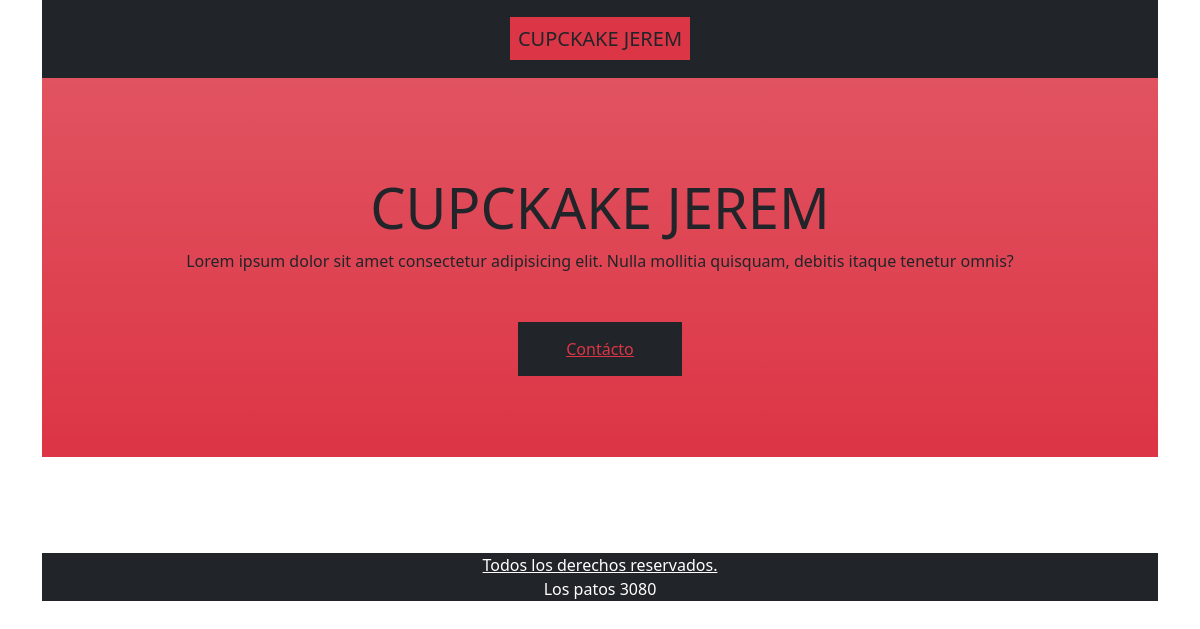
Before: / with the older database file.
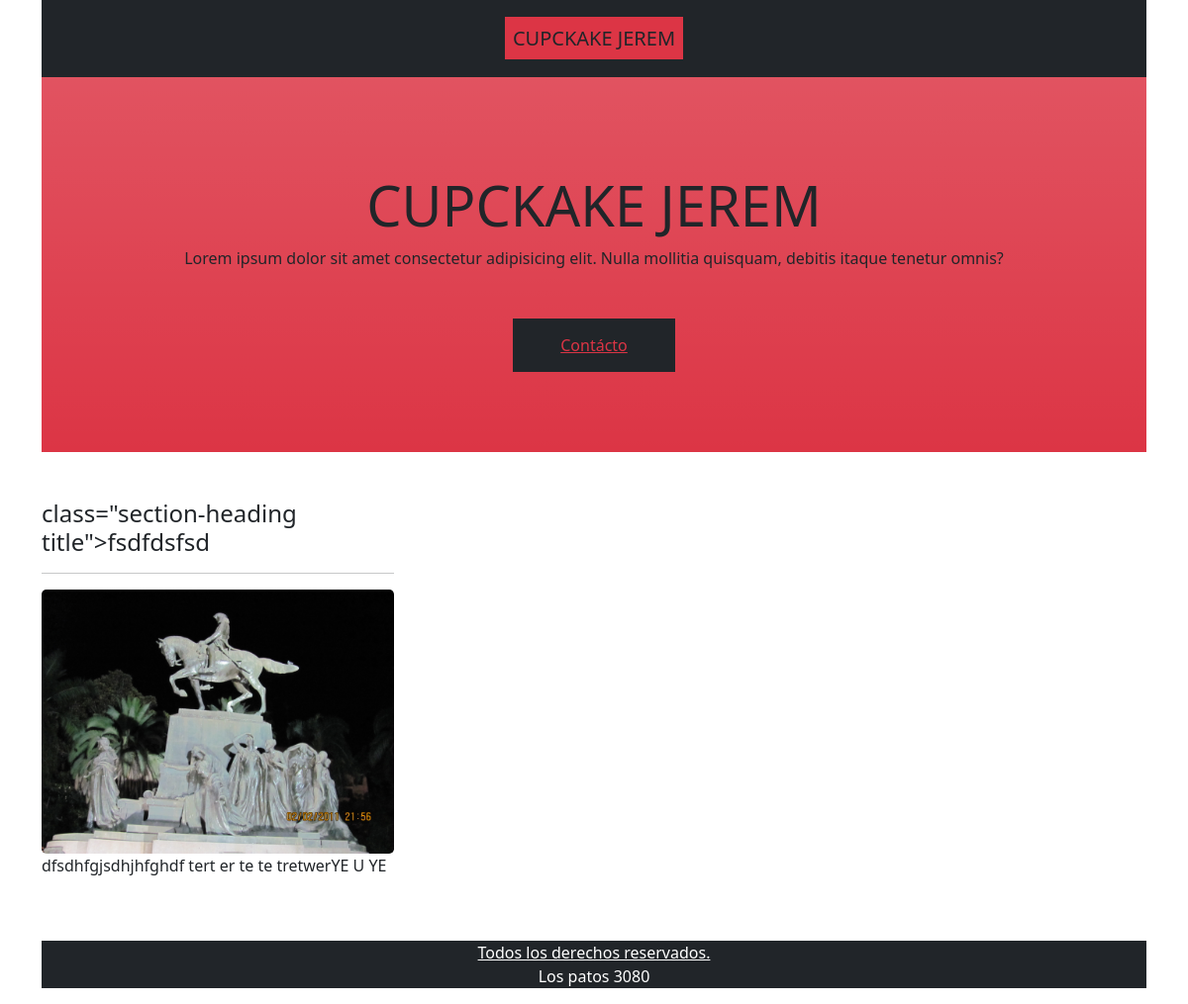
After: the same page with the newer database file.
### core/models.py (models this page shows, shortened)
class Project(models.Model):
    title = models.CharField(verbose_name='Título', max_length=50)
    description = models.TextField(verbose_name='Descripción')
    image = models.ImageField(verbose_name='Imagen', upload_to='project')
    created = models.DateTimeField(auto_now_add=True, verbose_name='Fecha de creación')
    class Meta:
        verbose_name = 'Proyecto'
        verbose_name_plural = 'Proyectos'
        ordering = ['-created']

### core/views.py (the view)
# urls.py: path('', views.index),
def index(request):
    todos_los_proyectos =  Project.objects.all()
    return render(request, 'core/index.html', {'projects': todos_los_proyectos})

### core/templates/core/index.html (shortened to what this page needs)
<!doctype html>
<html lang="es">
  <head>
    {%load static %}
    <link href="https://cdn.jsdelivr.net/npm/bootstrap@5.0.1/dist/css/bootstrap.min.css" rel="stylesheet">
  </head>
  <body>
    <div class="container">
      <header>
        <div class="bg-dark text-center py-4">
          <a href="#" class="bg-danger text-dark text-decoration-none lead p-2">CUPCKAKE JEREM</a>
        </div>
      </header>
      <div class="bg-danger bg-gradient text-center py-5">
        <h1 class="display-4 lead pt-5">CUPCKAKE JEREM</h1>
        <p>Lorem ipsum dolor sit amet consectetur adipisicing elit. Nulla mollitia quisquam, debitis itaque tenetur omnis?</p>
        <div class="pb-5 pt-5">
          <a href="#" class="bg-dark text-danger py-3 px-5">Contácto</a>
        </div>
      </div>
      <div class="row py-5">
        {% for project in projects %}
          <div class="col-md-4">
            <h4>class="section-heading title">{{ project.title }}</h4>
            <hr>
            <img class="img-fluid rounded-3" src={{ project.image.url }}  alt="">
            <p>{{ project.description }}</p>
          </div>
        {% endfor %}
      </div>
      <footer class="bg-dark text-center">
        <a href="#" class="text-white ">Todos los derechos reservados.</a>
        <address class="float-right text-white">Los patos 3080</address>
      </footer>
    </div>
  </body>
</html>

Changed rows visible on the page:
added Project: title "fsdfdsfsd", image (picture), description "dfsdhfgjsdhjhfghdf tert er te te tretwerYE U YE"
